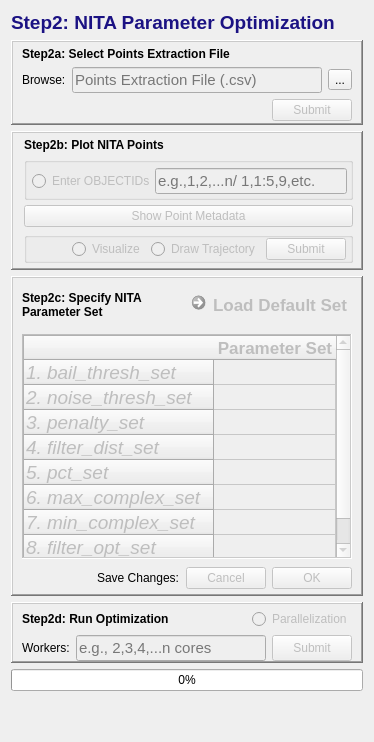
      <widget class="QWidget" name="tab2">
       <attribute name="title">
        <string>Step2</string>
       </attribute>
       <layout class="QGridLayout" name="gridLayout_28">
        <item row="3" column="0">
         <widget class="QFrame" name="frame_15">
          <property name="sizePolicy">
           <sizepolicy hsizetype="Preferred" vsizetype="Preferred">
            <horstretch>0</horstretch>
            <verstretch>0</verstretch>
           </sizepolicy>
          </property>
          <property name="minimumSize">
           <size>
            <width>0</width>
            <height>320</height>
           </size>
          </property>
          <property name="maximumSize">
           <size>
            <width>16777202</width>
            <height>16777215</height>
           </size>
          </property>
          <property name="frameShape">
           <enum>QFrame::WinPanel</enum>
          </property>
          <property name="frameShadow">
           <enum>QFrame::Raised</enum>
          </property>
          <layout class="QGridLayout" name="gridLayout_4">
           <property name="topMargin">
            <number>5</number>
           </property>
           <property name="bottomMargin">
            <number>0</number>
           </property>
           <item row="0" column="0">
            <layout class="QHBoxLayout" name="horizontalLayout_5">
             <item>
              <widget class="QLabel" name="label_26">
               <property name="text">
                <string>&lt;html&gt;&lt;head/&gt;&lt;body&gt;&lt;p&gt;&lt;span style=&quot; font-weight:600;&quot;&gt;Step2c: Specify NITA Parameter Set&lt;/span&gt;&lt;/p&gt;&lt;/body&gt;&lt;/html&gt;</string>
               </property>
               <property name="wordWrap">
                <bool>true</bool>
               </property>
              </widget>
             </item>
             <item>
              <widget class="QCommandLinkButton" name="Step2c_commandLinkButton">
               <property name="enabled">
                <bool>false</bool>
               </property>
               <property name="sizePolicy">
                <sizepolicy hsizetype="Fixed" vsizetype="Fixed">
                 <horstretch>0</horstretch>
                 <verstretch>0</verstretch>
                </sizepolicy>
               </property>
               <property name="minimumSize">
                <size>
                 <width>0</width>
                 <height>0</height>
                </size>
               </property>
               <property name="font">
                <font>
                 <family>Segoe UI</family>
                 <pointsize>13</pointsize>
                </font>
               </property>
               <property name="acceptDrops">
                <bool>true</bool>
               </property>
               <property name="toolTip">
                <string>&lt;html&gt;&lt;head/&gt;&lt;body&gt;&lt;p&gt;Press to load default parameter set from user configuration file&lt;/p&gt;&lt;/body&gt;&lt;/html&gt;</string>
               </property>
               <property name="toolTipDuration">
                <number>-1</number>
               </property>
               <property name="text">
                <string>Load Default Set</string>
               </property>
               <property name="iconSize">
                <size>
                 <width>21</width>
                 <height>20</height>
                </size>
               </property>
               <property name="autoDefault">
                <bool>false</bool>
               </property>
               <property name="description">
                <string/>
               </property>
              </widget>
             </item>
            </layout>
           </item>
           <item row="1" column="0">
            <widget class="QTableWidget" name="Step2c_tableWidget">
             <property name="enabled">
              <bool>false</bool>
             </property>
             <property name="sizePolicy">
              <sizepolicy hsizetype="Expanding" vsizetype="Expanding">
               <horstretch>0</horstretch>
               <verstretch>0</verstretch>
              </sizepolicy>
             </property>
             <property name="minimumSize">
              <size>
               <width>0</width>
               <height>225</height>
              </size>
             </property>
             <property name="maximumSize">
              <size>
               <width>16777215</width>
               <height>225</height>
              </size>
             </property>
             <property name="toolTip">
              <string>&lt;html&gt;&lt;head/&gt;&lt;body&gt;&lt;p&gt;Rows 1 to 7: Specify atleast two parameter set for each row item &lt;/p&gt;&lt;p&gt;Row 8: Set parameter as movcv&lt;/p&gt;&lt;/body&gt;&lt;/html&gt;</string>
             </property>
             <property name="frameShape">
              <enum>QFrame::WinPanel</enum>
             </property>
             <property name="frameShadow">
              <enum>QFrame::Sunken</enum>
             </property>
             <property name="lineWidth">
              <number>17</number>
             </property>
             <attribute name="horizontalHeaderStretchLastSection">
              <bool>true</bool>
             </attribute>
             <attribute name="verticalHeaderDefaultSectionSize">
              <number>25</number>
             </attribute>
             <attribute name="verticalHeaderMinimumSectionSize">
              <number>21</number>
             </attribute>
             <row>
              <property name="text">
               <string>1. bail_thresh_set</string>
              </property>
              <property name="font">
               <font>
                <pointsize>14</pointsize>
                <italic>true</italic>
               </font>
              </property>
             </row>
             <row>
              <property name="text">
               <string>2. noise_thresh_set</string>
              </property>
              <property name="font">
               <font>
                <pointsize>14</pointsize>
                <italic>true</italic>
               </font>
              </property>
             </row>
             <row>
              <property name="text">
               <string>3. penalty_set</string>
              </property>
              <property name="font">
               <font>
                <pointsize>14</pointsize>
                <italic>true</italic>
               </font>
              </property>
             </row>
             <row>
              <property name="text">
               <string>4. filter_dist_set</string>
              </property>
              <property name="font">
               <font>
                <pointsize>14</pointsize>
                <italic>true</italic>
               </font>
              </property>
             </row>
             <row>
              <property name="text">
               <string>5. pct_set</string>
              </property>
              <property name="font">
               <font>
                <pointsize>14</pointsize>
                <italic>true</italic>
               </font>
              </property>
             </row>
             <row>
              <property name="text">
               <string>6. max_complex_set</string>
              </property>
              <property name="font">
               <font>
                <pointsize>14</pointsize>
                <italic>true</italic>
               </font>
              </property>
             </row>
             <row>
              <property name="text">
               <string>7. min_complex_set</string>
              </property>
              <property name="font">
               <font>
                <pointsize>14</pointsize>
                <italic>true</italic>
               </font>
              </property>
             </row>
             <row>
              <property name="text">
               <string>8. filter_opt_set</string>
              </property>
              <property name="font">
               <font>
                <pointsize>14</pointsize>
                <italic>true</italic>
               </font>
              </property>
             </row>
             <column>
              <property name="text">
               <string>Parameter Set</string>
              </property>
              <property name="font">
               <font>
                <pointsize>13</pointsize>
                <weight>75</weight>
                <bold>true</bold>
               </font>
              </property>
             </column>
             <item row="7" column="0">
              <property name="text">
               <string/>
              </property>
             </item>
            </widget>
           </item>
           <item row="2" column="0">
            <layout class="QHBoxLayout" name="horizontalLayout_15">
             <property name="spacing">
              <number>6</number>
             </property>
             <property name="sizeConstraint">
              <enum>QLayout::SetFixedSize</enum>
             </property>
             <property name="leftMargin">
              <number>0</number>
             </property>
             <property name="topMargin">
              <number>0</number>
             </property>
             <property name="bottomMargin">
              <number>0</number>
             </property>
             <item>
              <spacer name="horizontalSpacer_17">
               <property name="orientation">
                <enum>Qt::Horizontal</enum>
               </property>
               <property name="sizeHint" stdset="0">
                <size>
                 <width>40</width>
                 <height>20</height>
                </size>
               </property>
              </spacer>
             </item>
             <item>
              <widget class="QLabel" name="label_23">
               <property name="text">
                <string>Save Changes:</string>
               </property>
              </widget>
             </item>
             <item>
              <widget class="QDialogButtonBox" name="Step2c_buttonBox">
               <property name="enabled">
                <bool>false</bool>
               </property>
               <property name="maximumSize">
                <size>
                 <width>16777215</width>
                 <height>16777215</height>
                </size>
               </property>
               <property name="toolTip">
                <string>&lt;html&gt;&lt;head/&gt;&lt;body&gt;&lt;p&gt;Press &amp;quot;OK&amp;quot; to save changes or &amp;quot;Cancel&amp;quot; to discard changes &lt;/p&gt;&lt;/body&gt;&lt;/html&gt;</string>
               </property>
               <property name="layoutDirection">
                <enum>Qt::RightToLeft</enum>
               </property>
               <property name="standardButtons">
                <set>QDialogButtonBox::Cancel|QDialogButtonBox::Ok</set>
               </property>
               <property name="centerButtons">
                <bool>false</bool>
               </property>
              </widget>
             </item>
            </layout>
           </item>
          </layout>
         </widget>
        </item>
        <item row="6" column="0">
         <spacer name="verticalSpacer">
          <property name="orientation">
           <enum>Qt::Vertical</enum>
          </property>
          <property name="sizeHint" stdset="0">
           <size>
            <width>20</width>
            <height>40</height>
           </size>
          </property>
         </spacer>
        </item>
        <item row="1" column="0">
         <widget class="QFrame" name="frame_12">
          <property name="sizePolicy">
           <sizepolicy hsizetype="Preferred" vsizetype="Fixed">
            <horstretch>0</horstretch>
            <verstretch>0</verstretch>
           </sizepolicy>
          </property>
          <property name="frameShape">
           <enum>QFrame::WinPanel</enum>
          </property>
          <property name="frameShadow">
           <enum>QFrame::Raised</enum>
          </property>
          <layout class="QGridLayout" name="gridLayout_21">
           <property name="topMargin">
            <number>5</number>
           </property>
           <property name="bottomMargin">
            <number>2</number>
           </property>
           <property name="verticalSpacing">
            <number>6</number>
           </property>
           <item row="1" column="0">
            <widget class="QLabel" name="Step1_label_5">
             <property name="text">
              <string>&lt;html&gt;&lt;head/&gt;&lt;body&gt;&lt;p&gt;&lt;span style=&quot; font-weight:600;&quot;&gt;Step2a: Select Points Extraction File&lt;/span&gt;&lt;/p&gt;&lt;/body&gt;&lt;/html&gt;</string>
             </property>
            </widget>
           </item>
           <item row="3" column="0">
            <layout class="QGridLayout" name="gridLayout_24">
             <item row="0" column="0">
              <spacer name="horizontalSpacer_12">
               <property name="orientation">
                <enum>Qt::Horizontal</enum>
               </property>
               <property name="sizeHint" stdset="0">
                <size>
                 <width>40</width>
                 <height>20</height>
                </size>
               </property>
              </spacer>
             </item>
             <item row="0" column="1">
              <widget class="QPushButton" name="Step2a_pushButton">
               <property name="enabled">
                <bool>false</bool>
               </property>
               <property name="text">
                <string>Submit</string>
               </property>
              </widget>
             </item>
            </layout>
           </item>
           <item row="2" column="0">
            <layout class="QHBoxLayout" name="horizontalLayout_8">
             <item>
              <widget class="QLabel" name="label_16">
               <property name="text">
                <string>Browse:</string>
               </property>
              </widget>
             </item>
             <item>
              <widget class="QLineEdit" name="Step2a_lineEdit">
               <property name="enabled">
                <bool>false</bool>
               </property>
               <property name="font">
                <font>
                 <pointsize>11</pointsize>
                </font>
               </property>
               <property name="toolTip">
                <string>&lt;html&gt;&lt;head/&gt;&lt;body&gt;&lt;p&gt;Specify points extraction file (e.g., Satellite time-series data for user specified points)&lt;/p&gt;&lt;/body&gt;&lt;/html&gt;</string>
               </property>
               <property name="maxLength">
                <number>32763</number>
               </property>
               <property name="frame">
                <bool>true</bool>
               </property>
               <property name="placeholderText">
                <string>Points Extraction File (.csv)</string>
               </property>
              </widget>
             </item>
             <item>
              <widget class="QToolButton" name="Step2a_toolButton">
               <property name="text">
                <string>...</string>
               </property>
              </widget>
             </item>
            </layout>
           </item>
          </layout>
         </widget>
        </item>
        <item row="2" column="0">
         <widget class="QFrame" name="frame_13">
          <property name="sizePolicy">
           <sizepolicy hsizetype="Preferred" vsizetype="Preferred">
            <horstretch>0</horstretch>
            <verstretch>0</verstretch>
           </sizepolicy>
          </property>
          <property name="minimumSize">
           <size>
            <width>0</width>
            <height>0</height>
           </size>
          </property>
          <property name="toolTipDuration">
           <number>14</number>
          </property>
          <property name="frameShape">
           <enum>QFrame::WinPanel</enum>
          </property>
          <property name="frameShadow">
           <enum>QFrame::Raised</enum>
          </property>
          <layout class="QGridLayout" name="gridLayout_25">
           <property name="leftMargin">
            <number>11</number>
           </property>
           <property name="topMargin">
            <number>5</number>
           </property>
           <property name="rightMargin">
            <number>8</number>
           </property>
           <property name="bottomMargin">
            <number>5</number>
           </property>
           <property name="verticalSpacing">
            <number>5</number>
           </property>
           <item row="3" column="0">
            <widget class="QGroupBox" name="draw_groupBox">
             <property name="maximumSize">
              <size>
               <width>16777215</width>
               <height>16777215</height>
              </size>
             </property>
             <property name="title">
              <string/>
             </property>
             <property name="flat">
              <bool>true</bool>
             </property>
             <layout class="QGridLayout" name="gridLayout_47">
              <property name="leftMargin">
               <number>0</number>
              </property>
              <property name="topMargin">
               <number>0</number>
              </property>
              <property name="rightMargin">
               <number>0</number>
              </property>
              <property name="bottomMargin">
               <number>0</number>
              </property>
              <property name="horizontalSpacing">
               <number>6</number>
              </property>
              <item row="0" column="0">
               <layout class="QGridLayout" name="gridLayout_27">
                <property name="leftMargin">
                 <number>5</number>
                </property>
                <property name="rightMargin">
                 <number>4</number>
                </property>
                <item row="0" column="3">
                 <widget class="QPushButton" name="Step2b_pushButton">
                  <property name="enabled">
                   <bool>false</bool>
                  </property>
                  <property name="text">
                   <string>Submit</string>
                  </property>
                 </widget>
                </item>
                <item row="0" column="1">
                 <widget class="QRadioButton" name="Visualize_radioButton">
                  <property name="enabled">
                   <bool>false</bool>
                  </property>
                  <property name="toolTip">
                   <string>&lt;html&gt;&lt;head/&gt;&lt;body&gt;&lt;p&gt;Select to plot specified OBJECTIDs&lt;/p&gt;&lt;/body&gt;&lt;/html&gt;</string>
                  </property>
                  <property name="text">
                   <string>Visualize</string>
                  </property>
                 </widget>
                </item>
                <item row="0" column="2">
                 <widget class="QRadioButton" name="DrawTraj_radioButton">
                  <property name="enabled">
                   <bool>false</bool>
                  </property>
                  <property name="maximumSize">
                   <size>
                    <width>16777215</width>
                    <height>16777215</height>
                   </size>
                  </property>
                  <property name="toolTip">
                   <string>&lt;html&gt;&lt;head/&gt;&lt;body&gt;&lt;p&gt;Select to hand-draw trajectories for specified OBJECTIDs&lt;/p&gt;&lt;/body&gt;&lt;/html&gt;</string>
                  </property>
                  <property name="text">
                   <string>Draw Trajectory</string>
                  </property>
                 </widget>
                </item>
                <item row="0" column="0">
                 <spacer name="horizontalSpacer_47">
                  <property name="orientation">
                   <enum>Qt::Horizontal</enum>
                  </property>
                  <property name="sizeHint" stdset="0">
                   <size>
                    <width>40</width>
                    <height>20</height>
                   </size>
                  </property>
                 </spacer>
                </item>
               </layout>
              </item>
             </layout>
            </widget>
           </item>
           <item row="1" column="0">
            <widget class="QGroupBox" name="obj_groupBox">
             <property name="title">
              <string/>
             </property>
             <property name="flat">
              <bool>false</bool>
             </property>
             <property name="checkable">
              <bool>false</bool>
             </property>
             <layout class="QGridLayout" name="gridLayout_46">
              <property name="leftMargin">
               <number>5</number>
              </property>
              <property name="topMargin">
               <number>5</number>
              </property>
              <property name="rightMargin">
               <number>2</number>
              </property>
              <property name="bottomMargin">
               <number>3</number>
              </property>
              <item row="0" column="0">
               <layout class="QGridLayout" name="gridLayout_26">
                <property name="rightMargin">
                 <number>1</number>
                </property>
                <property name="horizontalSpacing">
                 <number>0</number>
                </property>
                <property name="verticalSpacing">
                 <number>6</number>
                </property>
                <item row="0" column="4" colspan="2">
                 <widget class="QLineEdit" name="Step2b_lineEdit">
                  <property name="enabled">
                   <bool>false</bool>
                  </property>
                  <property name="font">
                   <font>
                    <pointsize>11</pointsize>
                   </font>
                  </property>
                  <property name="toolTip">
                   <string>&lt;html&gt;&lt;head/&gt;&lt;body&gt;&lt;p&gt;Specifiy OBJECTIDs as individual items (e.g., 1,2,...,n) or range (e.g., 1:3, 5:7, etc.) or combined (e.g., 1, 5:7, 9, 12:14, etc.)&lt;/p&gt;&lt;/body&gt;&lt;/html&gt;</string>
                  </property>
                  <property name="statusTip">
                   <string/>
                  </property>
                  <property name="text">
                   <string/>
                  </property>
                  <property name="frame">
                   <bool>true</bool>
                  </property>
                  <property name="dragEnabled">
                   <bool>false</bool>
                  </property>
                  <property name="placeholderText">
                   <string>e.g.,1,2,...n/ 1,1:5,9,etc.</string>
                  </property>
                  <property name="clearButtonEnabled">
                   <bool>true</bool>
                  </property>
                 </widget>
                </item>
                <item row="0" column="1">
                 <widget class="QRadioButton" name="objectid_radioButton">
                  <property name="enabled">
                   <bool>false</bool>
                  </property>
                  <property name="text">
                   <string>Enter OBJECTIDs</string>
                  </property>
                  <property name="checkable">
                   <bool>true</bool>
                  </property>
                  <property name="checked">
                   <bool>false</bool>
                  </property>
                 </widget>
                </item>
               </layout>
              </item>
             </layout>
            </widget>
           </item>
           <item row="0" column="0">
            <widget class="QLabel" name="Step2_label_2">
             <property name="toolTip">
              <string/>
             </property>
             <property name="text">
              <string>&lt;html&gt;&lt;head/&gt;&lt;body&gt;&lt;p&gt;&lt;span style=&quot; font-weight:600;&quot;&gt;Step2b: Plot NITA Points&lt;/span&gt;&lt;/p&gt;&lt;/body&gt;&lt;/html&gt;</string>
             </property>
            </widget>
           </item>
           <item row="2" column="0">
            <widget class="QPushButton" name="Step2opt_metadata">
             <property name="enabled">
              <bool>false</bool>
             </property>
             <property name="text">
              <string>Show Point Metadata</string>
             </property>
            </widget>
           </item>
          </layout>
         </widget>
        </item>
        <item row="4" column="0">
         <widget class="QFrame" name="frame_16">
          <property name="sizePolicy">
           <sizepolicy hsizetype="Preferred" vsizetype="Preferred">
            <horstretch>0</horstretch>
            <verstretch>0</verstretch>
           </sizepolicy>
          </property>
          <property name="maximumSize">
           <size>
            <width>16777202</width>
            <height>16777215</height>
           </size>
          </property>
          <property name="frameShape">
           <enum>QFrame::WinPanel</enum>
          </property>
          <property name="frameShadow">
           <enum>QFrame::Raised</enum>
          </property>
          <layout class="QGridLayout" name="gridLayout_18">
           <property name="topMargin">
            <number>5</number>
           </property>
           <property name="bottomMargin">
            <number>0</number>
           </property>
           <item row="2" column="0">
            <layout class="QHBoxLayout" name="horizontalLayout_14">
             <item>
              <widget class="QLabel" name="label_41">
               <property name="text">
                <string>Workers:</string>
               </property>
              </widget>
             </item>
             <item>
              <widget class="QLineEdit" name="Step2d_lineEdit">
               <property name="enabled">
                <bool>false</bool>
               </property>
               <property name="sizePolicy">
                <sizepolicy hsizetype="Expanding" vsizetype="Fixed">
                 <horstretch>0</horstretch>
                 <verstretch>4</verstretch>
                </sizepolicy>
               </property>
               <property name="font">
                <font>
                 <pointsize>11</pointsize>
                </font>
               </property>
               <property name="toolTip">
                <string>Specify number of cores for parallel computation</string>
               </property>
               <property name="toolTipDuration">
                <number>0</number>
               </property>
               <property name="placeholderText">
                <string>e.g., 2,3,4,...n cores</string>
               </property>
               <property name="clearButtonEnabled">
                <bool>true</bool>
               </property>
              </widget>
             </item>
             <item>
              <widget class="QPushButton" name="Step2d_pushButton">
               <property name="enabled">
                <bool>false</bool>
               </property>
               <property name="maximumSize">
                <size>
                 <width>16777215</width>
                 <height>16777210</height>
                </size>
               </property>
               <property name="toolTip">
                <string>&lt;html&gt;&lt;head/&gt;&lt;body&gt;&lt;p&gt;Push to optmize specified parameters from the table above and hand-drawn trajectories. The optimized parameters will pop-up in a table window with options to save&lt;/p&gt;&lt;/body&gt;&lt;/html&gt;</string>
               </property>
               <property name="text">
                <string>Submit</string>
               </property>
               <property name="autoDefault">
                <bool>true</bool>
               </property>
               <property name="default">
                <bool>false</bool>
               </property>
               <property name="flat">
                <bool>false</bool>
               </property>
              </widget>
             </item>
            </layout>
           </item>
           <item row="0" column="0">
            <layout class="QGridLayout" name="gridLayout_35">
             <item row="0" column="1">
              <spacer name="horizontalSpacer_6">
               <property name="orientation">
                <enum>Qt::Horizontal</enum>
               </property>
               <property name="sizeHint" stdset="0">
                <size>
                 <width>40</width>
                 <height>20</height>
                </size>
               </property>
              </spacer>
             </item>
             <item row="0" column="0">
              <widget class="QLabel" name="label_25">
               <property name="text">
                <string>&lt;html&gt;&lt;head/&gt;&lt;body&gt;&lt;p&gt;&lt;span style=&quot; font-weight:600;&quot;&gt;Step2d: Run Optimization&lt;/span&gt;&lt;/p&gt;&lt;/body&gt;&lt;/html&gt;</string>
               </property>
              </widget>
             </item>
             <item row="0" column="2">
              <widget class="QRadioButton" name="Step2d_radioButton">
               <property name="enabled">
                <bool>false</bool>
               </property>
               <property name="toolTip">
                <string>&lt;html&gt;&lt;head/&gt;&lt;body&gt;&lt;p&gt;Select to parellelize parameter optimization computation&lt;/p&gt;&lt;/body&gt;&lt;/html&gt;</string>
               </property>
               <property name="text">
                <string>Parallelization</string>
               </property>
              </widget>
             </item>
            </layout>
           </item>
          </layout>
         </widget>
        </item>
        <item row="0" column="0">
         <widget class="QLabel" name="Step1_label_6">
          <property name="text">
           <string>&lt;html&gt;&lt;head/&gt;&lt;body&gt;&lt;p&gt;&lt;span style=&quot; font-size:14pt; font-weight:600; color:#1b1283;&quot;&gt;Step2: NITA Parameter Optimization&lt;/span&gt;&lt;/p&gt;&lt;/body&gt;&lt;/html&gt;</string>
          </property>
         </widget>
        </item>
        <item row="5" column="0">
         <widget class="QProgressBar" name="Step2d_progress">
          <property name="value">
           <number>0</number>
          </property>
          <property name="textVisible">
           <bool>true</bool>
          </property>
          <property name="textDirection">
           <enum>QProgressBar::TopToBottom</enum>
          </property>
         </widget>
        </item>
       </layout>
      </widget>
